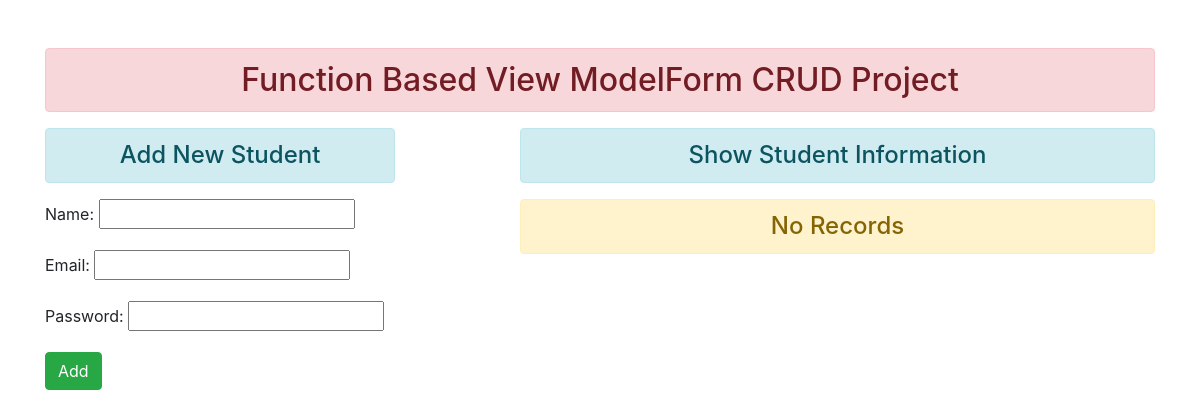
Before: / with the older database file.
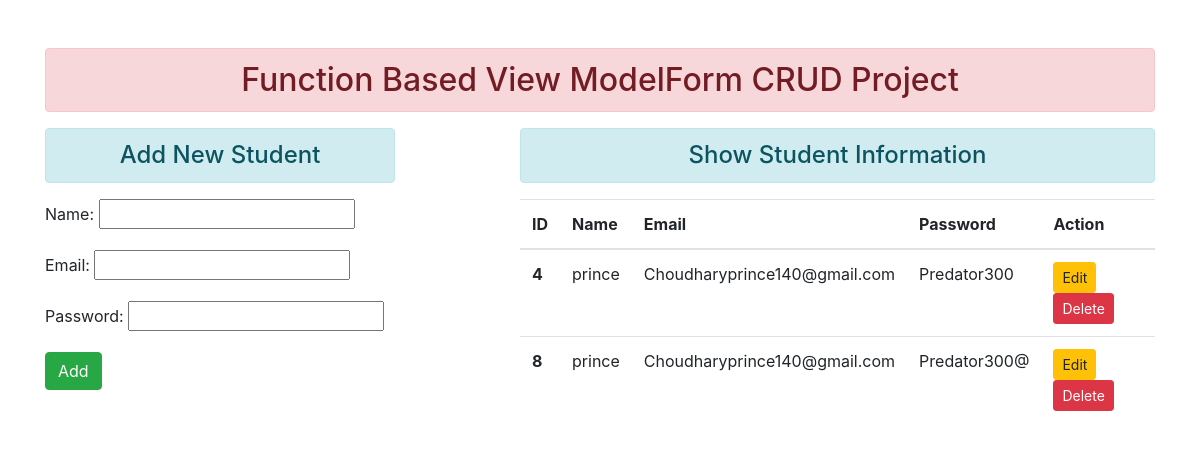
After: the same page with the newer database file.
### app/models.py (models this page shows)
class User(models.Model):
    name = models.CharField(max_length=200)
    email = models.EmailField(max_length=300)
    password = models.CharField(max_length=200)

### app/views.py (the view)
# urls.py: path('', views.add_show,  name="addshow"),
def add_show(request):
    if request.method == 'POST':
        fm = StudentRegistration(request.POST)
        if fm.is_valid():
            nm = fm.cleaned_data['name']
            em = fm.cleaned_data['email']
            pw = fm.cleaned_data['password']
            reg = User(name=nm, email=em, password=pw)
            reg.save()
            fm = StudentRegistration()
            Stud = User.objects.all()
            return render(request, 'enroll/addandshow.html', {'form': fm, 'stu': Stud})
    else:
        fm = StudentRegistration()
        Stud = User.objects.all()
        return render(request, 'enroll/addandshow.html', {'form': fm, 'stu': Stud})

### app/forms.py
class StudentRegistration(forms.ModelForm):
    class Meta:
        model = User
        fields = ['name', 'email', 'password']
        wigdets = {
            'name': forms.TextInput(attrs={'class': 'form-control'}),
            'email': forms.EmailInput(attrs={'class': 'form-control'}),
            'password': forms.PasswordInput(render_value=True, attrs={'class': 'form-control'})
        }

### app/templates/enroll/addandshow.html (shortened to what this page needs)
{% extends 'enroll/base.html' %}
{% block content %}
<div class="row">
  <div class="col-sm-4">
    <h4 class="text-center alert alert-info">Add New Student</h4>
    <form action="" method="POST">
      {{form.as_p}}
      <input type="submit" class="btn btn-success" value="Add">
    </form>
  </div>
  <div class="col-sm-7 offset-1">
    <h4 class="text-center alert alert-info">Show Student Information</h4>
    {% if stu %}
    <table class="table table-hover">
      <thead>
        <tr>
          <th scope="col">ID</th>
          <th scope="col">Name</th>
          <th scope="col">Email</th>
          <th scope="col">Password</th>
          <th scope="col">Action</th>
        </tr>
      </thead>
      <tbody>
        {% for st in stu %}
        <tr>
          <th scope="row">{{st.id}}</th>
          <td>{{st.name}}</td>
          <td>{{st.email}}</td>
          <td>{{st.password}}</td>
          <td>
            <a href="{% url 'updatedata' st.id %}" class="btn btn-warning btn-sm">Edit</a>
            <form action="{% url 'deletedata' st.id %}" method="post" class="d-inline"> {% csrf_token %}
              <input type="submit" class="btn btn-danger btn-sm" value="Delete">
            </form>
          </td>
        </tr>
        {% endfor %}
      </tbody>
    </table>
    {% else %}
    <h4 class="text-center alert alert-warning">No Records</h4>
    {% endif %}
  </div>
</div>
{% endblock content %}

### app/templates/enroll/base.html (shortened to what this page needs)
<!DOCTYPE html>
{% load static %}
<html lang="en">
<head>
    <link rel="stylesheet" href="{% static 'enroll/css/bootstrap.css' %}">
</head>
<body>
    <div class="container mt-5">
        <h2 class="text-center alert alert-danger">Function Based View ModelForm CRUD Project</h2>
        {% block content %} {% endblock content %}
    </div>
</body>
</html>

Changed rows visible on the page:
added User: id "4", name "prince", email "Choudharyprince140@gmail.com", password "Predator300"
added User: id "8", name "prince", email "Choudharyprince140@gmail.com", password "Predator300@"
Other visible differences:
text no longer shown: "No Records"
text now shown: "ID Name Email Password Action"
